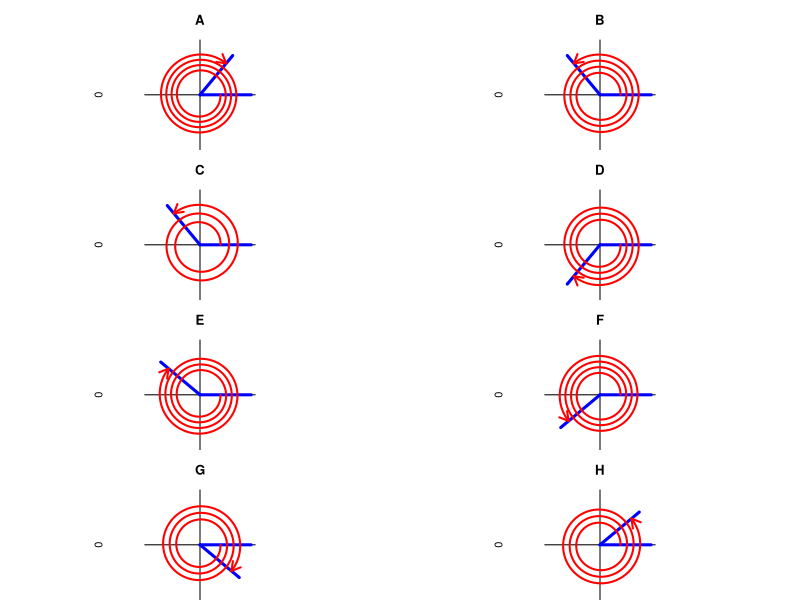
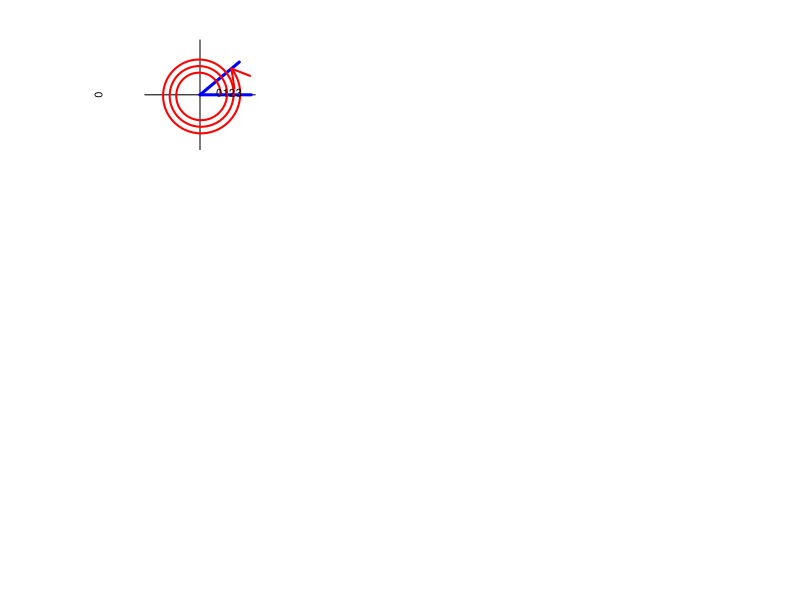

Here is the R script that generated these plots, in order:
## ---- chunk 1
while(T){
  ang = runif(1,1.1,3.9)*2*pi*sample(c(-1,1),1)
  deg = round(ang/pi*180)
  if(abs(deg%%90)>10 && abs(deg%%90)<80){break}
}
correct = c(0,ang)
wrong1 = c(0,-ang)
wrong2 = c(0,pi/2*sample(c(-1,1),1)+ang)
wrong3 = c(0,pi/2*sample(c(-1,1),1)-ang)
wrong4 = c(0,pi*sample(c(-1,1),1)+ang)
wrong5 = c(0,pi*sample(c(-1,1),1)-ang)
wrong6 = c(0,3*pi/2*sample(c(-1,1),1)+ang)
wrong7 = c(0,3*pi/2*sample(c(-1,1),1)-ang)
allchoices = list(correct,wrong1,wrong2,wrong3,wrong4,wrong5,wrong6,wrong7)
shuch = sample(allchoices)
sol = ""
for(i in 1:length(shuch)){
  if(shuch[[i]][1]==correct[1] && shuch[[i]][2]==correct[2]){
    sol = paste0(sol,"1",collapse="")
    sollet = LETTERS[i]
  } else {
    sol = paste0(sol,"0",collapse="")
  }
}

div = floor(abs(deg)/360)
rem = abs(deg)%%360

qts = rem%/%90
lq = qts*90
uq = (qts+1)*90

if(ang>0){
  wrd1 = "positive"
  wrd2 = "counterclockwise"
  q = qts+1
} else {
  wrd1 = "negative"
  wrd2 = "clockwise"
  q = 4-qts
}

qls = c("I","II","III","IV")

## ---- chunk 2
par(mfrow = c(4, 2))
for(i in 1:length(shuch)){
  par(mar=c(0,3,3,3),pty="s")
  plot(0,0,type="n",axes=F,xlim=c(-1,1),ylim=c(-1,1),main=LETTERS[i])
  abline(h=0)
  abline(v=0)
  a1 = shuch[[i]][1]
  a2 = shuch[[i]][2]
  lines(c(0,cos(a1)),c(0,sin(a1)),col="blue",lwd=3)
  lines(c(0,cos(a2)),c(0,sin(a2)),col="blue",lwd=3)
  len = 500
  th = seq(a1,a2,(a2-a1)/len)
  len = length(th)-1
  r = seq(0.4,0.8,0.4/len)
  lines(r*cos(th),r*sin(th),lwd=2,col="red")
  arrows(0.8*cos(th[len]),0.8*sin(th[len]),0.8*cos(th[len+1]),0.8*sin(th[len+1]),lwd=2,col="red",length=0.1)
}

## ---- chunk 3

par(mar=c(0,3,3,3),pty="s")
plot(0,0,type="n",axes=F,xlim=c(-1,1),ylim=c(-1,1))
abline(h=0)
abline(v=0)
a1 = correct[1]
a2 = correct[2]
lines(c(0,cos(a1)),c(0,sin(a1)),col="blue",lwd=3)
lines(c(0,cos(a2)),c(0,sin(a2)),col="blue",lwd=3)
len = 500
mi = 0.4
ma = 0.8
th = seq(a1,a2,(a2-a1)/len)
r = seq(mi,ma,(ma-mi)/len)
len = length(th)-1
lines(r*cos(th),r*sin(th),lwd=2,col="red")
arrows(0.8*cos(th[len]),0.8*sin(th[len]),0.8*cos(th[len+1]),0.8*sin(th[len+1]),lwd=2,col="red",length=0.2)

for(i in 0:div){
  text(i/(abs(deg)/360)*(ma-mi)+mi-0.03,0.04,i)
}
